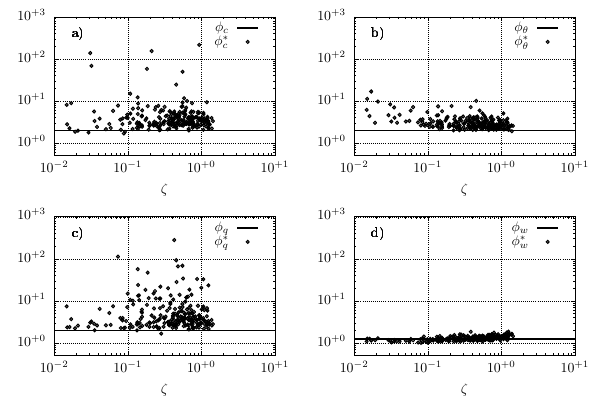

Reproduce this figure in gnuplot.
reset
set terminal epslatex standalone monochrome font "cmr" 10 size 6,4
set encoding iso_8859_1
set output "v2_phi_std_stable.tex"
set datafile separator ","
set grid
set format y "$10^{%+T}$"
set format x "$10^{%+T}$"
set xlabel "$\\zeta$"
set log xy
set multiplot
set size .5, .5
c="../../data/phi_c.csv"
theta="../../data/phi_theta.csv"
q="../../data/phi_q.csv"
w="../../data/phi_w.csv"
set key samplen 2

phi_s(x) = 2
phi_w(x) = 1.25

set label "a)" at screen 0.12, 0.915
set label "b)" at screen 0.62, 0.915
set label "c)" at screen 0.12, 0.415
set label "d)" at screen 0.62, 0.415

set xrange [0.01:10]
set yrange [0.5:1000]
#set xtics 100

set origin 0.0, 0.5
plot phi_s(x) with lines lw 4 lc rgb "red" t "$\\phi_c$",\
c u ($2):3 with points pt 6 ps .7 lw 3 lc rgb "blue" t "$\\phi_c^*$"

set origin 0.5, 0.5
plot phi_s(x) with lines lw 4 lc rgb "red" t "$\\phi_\\theta$",\
theta u ($2):3 with points pt 6 ps .7 lw 3 lc rgb "blue" t "$\\phi_\\theta^*$"

set origin 0.0, 0.0
plot phi_s(x) with lines lw 4 lc rgb "red" t "$\\phi_q$",\
q u ($2):3 with points pt 6 ps .7 lw 3 lc rgb "blue" t "$\\phi_q^*$"

set origin 0.5, 0.0
plot phi_w(x) with lines lw 4 lc rgb "red" t "$\\phi_w$",\
w u ($2):3 with points pt 6 ps .7 lw 3 lc rgb "blue" t "$\\phi_w^*$"

